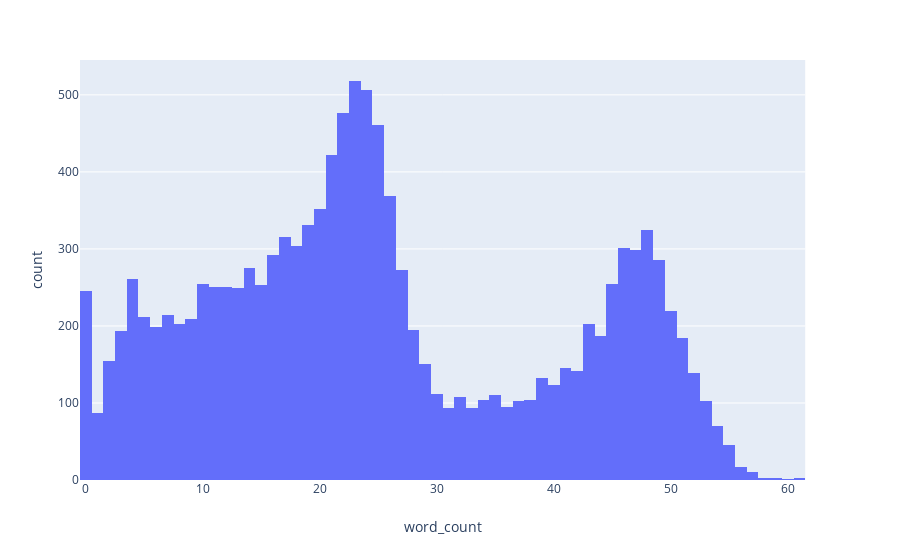

The code cell stored with this chart in its notebook:
### Code cell
fig = px.histogram(df, x='word_count')
fig.show()

### Figure 1 — Plotly figure (JSON) as saved in the notebook; plotly's stock layout.template omitted (floating-point values rounded to 4 significant figures; data arrays with more than 128 entries replaced by an {"elided": "..."} marker saying what was removed)
{"data": [{"alignmentgroup": "True", "bingroup": "x", "hoverlabel": {"namelength": 0}, "hovertemplate": "word_count=%{x}<br>count=%{y}", "legendgroup": "", "marker": {"color": "#636efa"}, "name": "", "offsetgroup": "", "orientation": "v", "showlegend": false, "type": "histogram", "x": {"elided": "12589 int values"}, "xaxis": "x", "yaxis": "y"}], "layout": {"autosize": true, "barmode": "relative", "legend": {"tracegroupgap": 0}, "margin": {"t": 60}, "xaxis": {"anchor": "y", "autorange": true, "domain": [0, 0.98], "range": [-0.5, 61.5], "title": {"text": "word_count"}, "type": "linear"}, "yaxis": {"anchor": "x", "autorange": true, "domain": [0, 1], "range": [0, 545.3], "title": {"text": "count"}}}}
